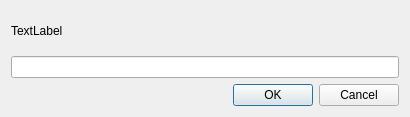
<?xml version="1.0" encoding="UTF-8"?>
<ui version="4.0">
 <class>DialogTextEdit</class>
 <widget class="QDialog" name="DialogTextEdit">
  <property name="geometry">
   <rect>
    <x>0</x>
    <y>0</y>
    <width>410</width>
    <height>117</height>
   </rect>
  </property>
  <property name="windowTitle">
   <string>Dialog</string>
  </property>
  <layout class="QGridLayout" name="gridLayout">
   <item row="0" column="0">
    <widget class="QLabel" name="label">
     <property name="text">
      <string>TextLabel</string>
     </property>
    </widget>
   </item>
   <item row="1" column="0">
    <widget class="QLineEdit" name="lineEdit"/>
   </item>
   <item row="2" column="0">
    <widget class="QDialogButtonBox" name="buttonBox">
     <property name="orientation">
      <enum>Qt::Horizontal</enum>
     </property>
     <property name="standardButtons">
      <set>QDialogButtonBox::Cancel|QDialogButtonBox::Ok</set>
     </property>
    </widget>
   </item>
  </layout>
 </widget>
 <resources/>
 <connections>
  <connection>
   <sender>buttonBox</sender>
   <signal>accepted()</signal>
   <receiver>DialogTextEdit</receiver>
   <slot>accept()</slot>
   <hints>
    <hint type="sourcelabel">
     <x>248</x>
     <y>254</y>
    </hint>
    <hint type="destinationlabel">
     <x>157</x>
     <y>274</y>
    </hint>
   </hints>
  </connection>
  <connection>
   <sender>buttonBox</sender>
   <signal>rejected()</signal>
   <receiver>DialogTextEdit</receiver>
   <slot>reject()</slot>
   <hints>
    <hint type="sourcelabel">
     <x>316</x>
     <y>260</y>
    </hint>
    <hint type="destinationlabel">
     <x>286</x>
     <y>274</y>
    </hint>
   </hints>
  </connection>
 </connections>
</ui>
